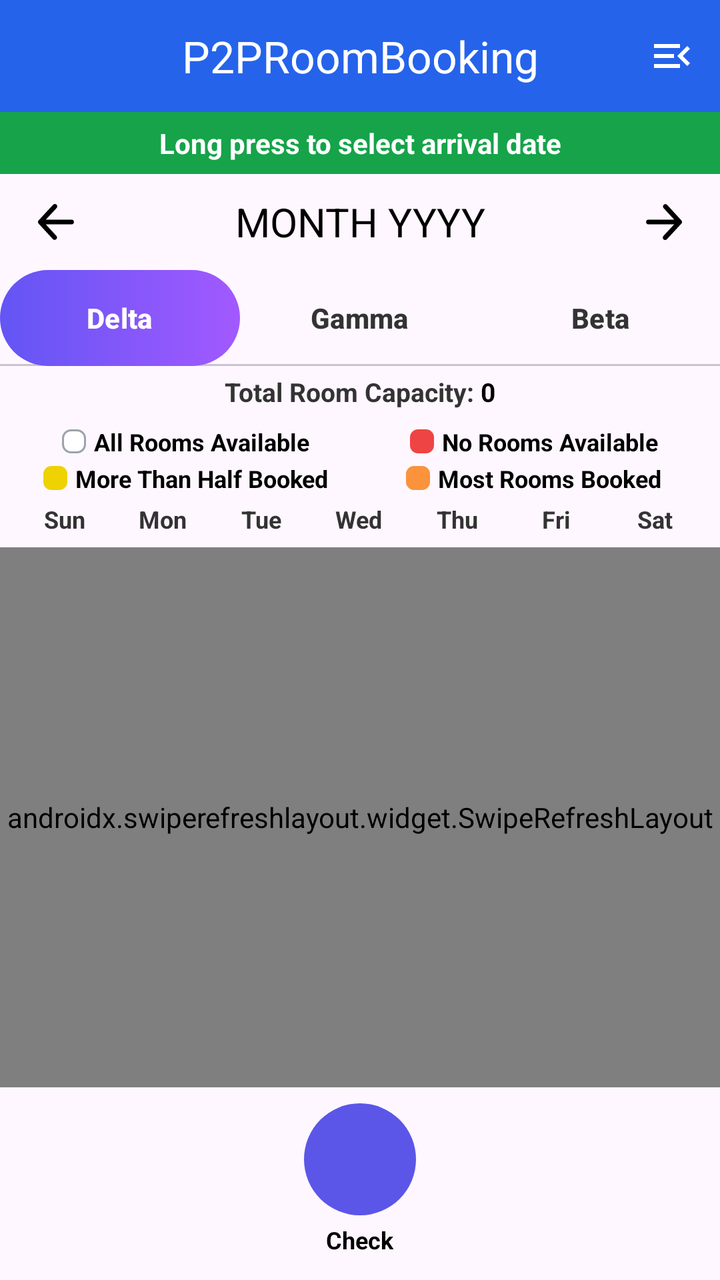
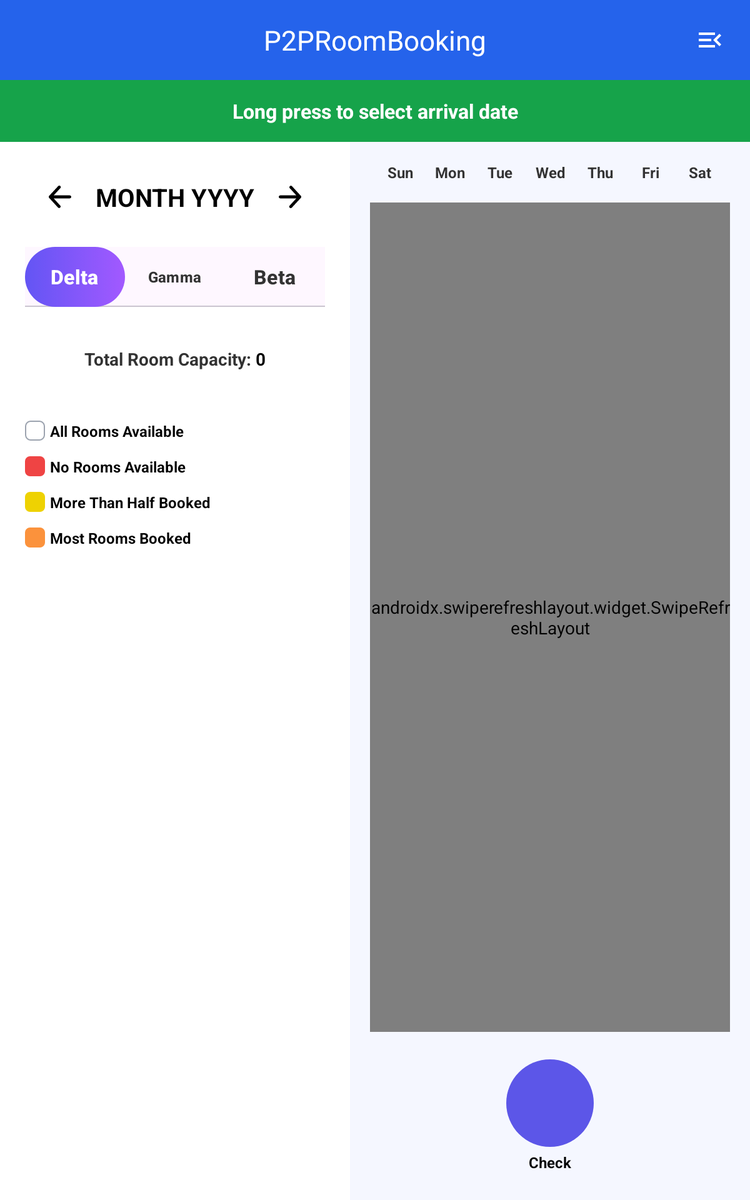

Compare how this app lays out the same screen by default and in its alternative resource folder. The renders come first, then the two layout files and the values they reference.
<!-- AndroidManifest.xml: application theme Theme.P2PRoomBooking -->
<!-- res/layout/activity_landing.xml -->
<?xml version="1.0" encoding="utf-8"?>
<androidx.constraintlayout.widget.ConstraintLayout
    xmlns:android="http://schemas.android.com/apk/res/android"
    xmlns:app="http://schemas.android.com/apk/res-auto"
    xmlns:tools="http://schemas.android.com/tools"
    android:id="@+id/main"
    android:layout_width="match_parent"
    android:layout_height="match_parent"
    tools:context=".booking.LandingActivity">

    <com.google.android.material.appbar.MaterialToolbar
        android:id="@+id/toolbar"
        android:layout_width="0dp"
        android:layout_height="@dimen/space_56"
        android:background="@color/info_blue"
        app:layout_constraintEnd_toEndOf="parent"
        app:layout_constraintStart_toStartOf="parent"
        app:layout_constraintTop_toTopOf="parent"
        app:menu="@menu/menu_landing_toolbar"
        app:title="@string/app_name"
        app:titleCentered="true"
        app:titleTextColor="@color/white" />

    <TextView
        android:id="@+id/bannerSelectedDateRange"
        android:layout_width="0dp"
        android:layout_height="wrap_content"
        android:background="@color/success_green"
        android:gravity="center"
        android:paddingStart="@dimen/space_16"
        android:paddingTop="@dimen/space_6"
        android:paddingEnd="@dimen/space_16"
        android:paddingBottom="@dimen/space_6"
        android:text="Long press to select arrival date"
        android:textColor="@color/white"
        android:textSize="@dimen/text_14"
        android:textStyle="bold"
        android:visibility="visible"
        app:layout_constraintEnd_toEndOf="parent"
        app:layout_constraintStart_toStartOf="parent"
        app:layout_constraintTop_toBottomOf="@id/toolbar"
        tools:text="Long press to select arrival date"
        tools:visibility="visible" />

    <LinearLayout
        android:id="@+id/monthyear"
        android:layout_width="0dp"
        android:layout_height="wrap_content"
        android:gravity="center"
        android:orientation="horizontal"
        app:layout_constraintEnd_toEndOf="parent"
        app:layout_constraintStart_toStartOf="parent"
        app:layout_constraintTop_toBottomOf="@id/bannerSelectedDateRange">

        <com.google.android.material.button.MaterialButton
            android:id="@+id/btnPreviousMonth"
            style="@style/MonthNavigationButtonStyle"
            android:contentDescription="Previous month"
            app:icon="@drawable/ic_back" />

        <com.google.android.material.textview.MaterialTextView
            android:id="@+id/tvMonthYear"
            android:layout_width="0dp"
            android:layout_height="wrap_content"
            android:layout_weight="1"
            android:gravity="center"
            android:text="Month YYYY"
            android:textColor="@color/black"
            android:textSize="@dimen/text_20"
            app:textAllCaps="true" />

        <com.google.android.material.button.MaterialButton
            android:id="@+id/btnNextMonth"
            style="@style/MonthNavigationButtonStyle"
            android:contentDescription="Next month"
            android:rotation="180"
            app:icon="@drawable/ic_back" />

    </LinearLayout>

    <com.google.android.material.tabs.TabLayout
        android:id="@+id/tabLayoutRooms"
        android:layout_width="0dp"
        android:layout_height="wrap_content"
        app:layout_constraintEnd_toEndOf="parent"
        app:layout_constraintStart_toStartOf="parent"
        app:layout_constraintTop_toBottomOf="@id/monthyear"
        app:tabBackground="@drawable/bg_room_tab_selector"
        app:tabGravity="fill"
        app:tabIndicatorHeight="0dp"
        app:tabMode="fixed"
        app:tabSelectedTextColor="@android:color/white"
        app:tabTextAppearance="@style/RoomTabTextStyle"
        app:tabTextColor="@color/detail_text_secondary">

        <com.google.android.material.tabs.TabItem
            android:layout_width="wrap_content"
            android:layout_height="wrap_content"
            android:text="Delta" />

        <com.google.android.material.tabs.TabItem
            android:layout_width="wrap_content"
            android:layout_height="wrap_content"
            android:text="Gamma" />

        <com.google.android.material.tabs.TabItem
            android:layout_width="wrap_content"
            android:layout_height="wrap_content"
            android:text="Beta" />

    </com.google.android.material.tabs.TabLayout>

    <LinearLayout
        android:id="@+id/layoutTotalRoomCapacity"
        android:layout_width="0dp"
        android:layout_height="wrap_content"
        android:gravity="center"
        android:orientation="horizontal"
        android:padding="@dimen/space_4"
        app:layout_constraintEnd_toEndOf="parent"
        app:layout_constraintStart_toStartOf="parent"
        app:layout_constraintTop_toBottomOf="@id/tabLayoutRooms">

        <com.google.android.material.textview.MaterialTextView
            android:layout_width="wrap_content"
            android:layout_height="wrap_content"
            android:text="Total Room Capacity: "
            android:textColor="@color/detail_text_secondary"
            android:textSize="@dimen/text_13"
            android:textStyle="bold" />

        <com.google.android.material.textview.MaterialTextView
            android:id="@+id/tvTotalRoomCapacity"
            android:layout_width="wrap_content"
            android:layout_height="wrap_content"
            android:text="0"
            android:textColor="@color/detail_text_primary"
            android:textSize="@dimen/text_13"
            android:textStyle="bold" />

    </LinearLayout>

    <LinearLayout
        android:id="@+id/layoutAvailabilityLegend"
        android:layout_width="0dp"
        android:layout_height="wrap_content"
        android:orientation="vertical"
        android:paddingHorizontal="@dimen/space_6"
        android:paddingVertical="@dimen/space_4"
        app:layout_constraintEnd_toEndOf="parent"
        app:layout_constraintStart_toStartOf="parent"
        app:layout_constraintTop_toBottomOf="@id/layoutTotalRoomCapacity">

        <LinearLayout
            android:layout_width="match_parent"
            android:layout_height="wrap_content"
            android:layout_marginBottom="@dimen/space_2"
            android:orientation="horizontal">

            <LinearLayout
                android:layout_width="0dp"
                android:layout_height="wrap_content"
                android:layout_weight="1"
                android:gravity="center"
                android:orientation="horizontal">

                <View
                    android:layout_width="@dimen/space_12"
                    android:layout_height="@dimen/space_12"
                    android:background="@drawable/bg_legend_available" />

                <TextView
                    style="@style/LegendTextStyle"
                    android:text="All Rooms Available" />

            </LinearLayout>

            <LinearLayout
                android:layout_width="0dp"
                android:layout_height="wrap_content"
                android:layout_weight="1"
                android:gravity="center"
                android:orientation="horizontal">

                <View
                    android:layout_width="@dimen/space_12"
                    android:layout_height="@dimen/space_12"
                    android:background="@drawable/bg_legend_not_available" />

                <TextView
                    style="@style/LegendTextStyle"
                    android:text="No Rooms Available" />

            </LinearLayout>

        </LinearLayout>

        <LinearLayout
            android:layout_width="match_parent"
            android:layout_height="wrap_content"
            android:orientation="horizontal">

            <LinearLayout
                android:layout_width="0dp"
                android:layout_height="wrap_content"
                android:layout_weight="1"
                android:gravity="center"
                android:orientation="horizontal">

                <View
                    android:layout_width="@dimen/space_12"
                    android:layout_height="@dimen/space_12"
                    android:background="@drawable/bg_legend_half_available" />

                <TextView
                    style="@style/LegendTextStyle"
                    android:text="More Than Half Booked" />

            </LinearLayout>

            <LinearLayout
                android:layout_width="0dp"
                android:layout_height="wrap_content"
                android:layout_weight="1"
                android:gravity="center"
                android:orientation="horizontal">

                <View
                    android:layout_width="@dimen/space_12"
                    android:layout_height="@dimen/space_12"
                    android:background="@drawable/bg_legend_less_than_half_available" />

                <TextView
                    style="@style/LegendTextStyle"
                    android:text="Most Rooms Booked" />

            </LinearLayout>

        </LinearLayout>

    </LinearLayout>

    <TextView
        android:id="@+id/tvAvailabilityStatus"
        android:layout_width="0dp"
        android:layout_height="wrap_content"
        android:gravity="center"
        android:paddingHorizontal="@dimen/space_16"
        android:paddingTop="@dimen/space_2"
        android:paddingBottom="@dimen/space_2"
        android:textColor="@color/text_secondary"
        android:textSize="@dimen/text_12"
        android:visibility="gone"
        app:layout_constraintEnd_toEndOf="parent"
        app:layout_constraintStart_toStartOf="parent"
        app:layout_constraintTop_toBottomOf="@id/layoutAvailabilityLegend" />

    <LinearLayout
        android:id="@+id/layoutWeekDays"
        android:layout_width="0dp"
        android:layout_height="wrap_content"
        android:orientation="horizontal"
        android:paddingStart="@dimen/space_8"
        android:paddingEnd="@dimen/space_8"
        app:layout_constraintEnd_toEndOf="parent"
        app:layout_constraintStart_toStartOf="parent"
        app:layout_constraintTop_toBottomOf="@id/tvAvailabilityStatus">

        <TextView
            style="@style/CalendarWeekDayTextStyle"
            android:text="Sun" />

        <TextView
            style="@style/CalendarWeekDayTextStyle"
            android:text="Mon" />

        <TextView
            style="@style/CalendarWeekDayTextStyle"
            android:text="Tue" />

        <TextView
            style="@style/CalendarWeekDayTextStyle"
            android:text="Wed" />

        <TextView
            style="@style/CalendarWeekDayTextStyle"
            android:text="Thu" />

        <TextView
            style="@style/CalendarWeekDayTextStyle"
            android:text="Fri" />

        <TextView
            style="@style/CalendarWeekDayTextStyle"
            android:text="Sat" />

    </LinearLayout>

    <androidx.swiperefreshlayout.widget.SwipeRefreshLayout
        android:id="@+id/swipeRefreshAvailability"
        android:layout_width="0dp"
        android:layout_height="0dp"
        android:layout_marginTop="@dimen/space_6"
        android:layout_marginBottom="@dimen/space_4"
        app:layout_constraintBottom_toTopOf="@id/layoutCreateBookingSticky"
        app:layout_constraintEnd_toEndOf="parent"
        app:layout_constraintStart_toStartOf="parent"
        app:layout_constraintTop_toBottomOf="@id/layoutWeekDays">

        <androidx.recyclerview.widget.RecyclerView
            android:id="@+id/rvAvailabilityGroups"
            android:layout_width="match_parent"
            android:layout_height="match_parent"
            android:clickable="true"
            android:clipToPadding="false"
            android:focusable="true"
            android:overScrollMode="never"
            android:paddingBottom="@dimen/space_12"
            android:scrollbars="none" />

    </androidx.swiperefreshlayout.widget.SwipeRefreshLayout>

    <LinearLayout
        android:id="@+id/layoutCreateBookingSticky"
        android:layout_width="wrap_content"
        android:layout_height="wrap_content"
        android:layout_marginBottom="@dimen/space_8"
        android:elevation="@dimen/space_8"
        android:gravity="center"
        android:orientation="horizontal"
        android:padding="@dimen/space_4"
        app:layout_constraintBottom_toBottomOf="parent"
        app:layout_constraintEnd_toEndOf="parent"
        app:layout_constraintStart_toStartOf="parent">

        <LinearLayout
            style="@style/BookingActionItem"
            android:layout_width="wrap_content"
            android:layout_height="wrap_content"
            android:gravity="center"
            android:orientation="vertical">

            <ImageButton
                android:id="@+id/btnCheckAvailability"
                style="@style/CheckAvailabilityIconButton"
                android:contentDescription="Check Availability"
                android:src="@drawable/ic_check_availability" />

            <TextView
                style="@style/BookingActionLabel"
                android:text="Check" />

        </LinearLayout>

    </LinearLayout>

</androidx.constraintlayout.widget.ConstraintLayout>
<!-- resources referenced by this layout -->
<resources>
  <color name="black">#FF000000</color>
  <color name="detail_text_primary">#000000</color>
  <color name="detail_text_secondary">#333333</color>
  <color name="info_blue">#2563EB</color>
  <color name="success_green">#16A34A</color>
  <color name="text_secondary">#667085</color>
  <color name="white">#FFFFFF</color>
  <dimen name="space_12">12dp</dimen>
  <dimen name="space_16">16dp</dimen>
  <dimen name="space_2">2dp</dimen>
  <dimen name="space_4">4dp</dimen>
  <dimen name="space_56">56dp</dimen>
  <dimen name="space_6">6dp</dimen>
  <dimen name="space_8">8dp</dimen>
  <dimen name="text_12">12sp</dimen>
  <dimen name="text_13">13sp</dimen>
  <dimen name="text_14">14sp</dimen>
  <dimen name="text_20">20sp</dimen>
  <!-- drawable bg_legend_available (drawable) -->
  <?xml version="1.0" encoding="utf-8"?>
  <shape xmlns:android="http://schemas.android.com/apk/res/android">
      <solid android:color="@android:color/white" />
      <stroke
          android:width="1dp"
          android:color="@color/palette_9ca3af" />
      <corners android:radius="4dp" />
  </shape>
  <!-- drawable bg_legend_half_available (drawable) -->
  <?xml version="1.0" encoding="utf-8"?>
  <shape xmlns:android="http://schemas.android.com/apk/res/android">
      <solid android:color="@color/availability_partially" />
      <corners android:radius="4dp" />
  </shape>
  <!-- drawable bg_legend_less_than_half_available (drawable) -->
  <?xml version="1.0" encoding="utf-8"?>
  <shape xmlns:android="http://schemas.android.com/apk/res/android">
      <solid android:color="@color/availability_less_than_half_available" />
      <corners android:radius="4dp" />
  </shape>
  <!-- drawable bg_legend_not_available (drawable) -->
  <?xml version="1.0" encoding="utf-8"?>
  <shape xmlns:android="http://schemas.android.com/apk/res/android">
      <solid android:color="@color/availability_not_available" />
      <corners android:radius="4dp" />
  </shape>
  <string name="app_name">P2PRoomBooking</string>
  <style name="BookingActionItem">
          <item name="android:layout_width">wrap_content</item>
          <item name="android:layout_height">wrap_content</item>
          <item name="android:gravity">center</item>
          <item name="android:orientation">vertical</item>
      </style>
  <style name="LegendTextStyle">
          <item name="android:layout_width">wrap_content</item>
          <item name="android:layout_height">wrap_content</item>
          <item name="android:layout_marginStart">@dimen/space_4</item>
          <item name="android:textColor">@color/detail_text_primary</item>
          <item name="android:textSize">@dimen/text_12</item>
          <item name="android:textStyle">bold</item>
      </style>
  <style name="RoomTabTextStyle" parent="TextAppearance.Design.Tab">
          <item name="android:textSize">@dimen/text_14</item>
          <item name="android:textStyle">bold</item>
          <item name="textAllCaps">false</item>
      </style>
  <style name="Theme.P2PRoomBooking" parent="Base.Theme.P2PRoomBooking" />
  <color name="palette_9ca3af">#9CA3AF</color>
  <color name="availability_partially">#EED202</color>
  <color name="availability_less_than_half_available">#FB923C</color>
  <color name="availability_not_available">#EF4444</color>
  <color name="palette_6355f4">#6355F4</color>
  <color name="palette_a259ff">#A259FF</color>
  <dimen name="space_24">24dp</dimen>
  <dimen name="space_10">10dp</dimen>
  <dimen name="space_48">48dp</dimen>
  <style name="Base.Theme.P2PRoomBooking" parent="Theme.Material3.DayNight.NoActionBar">
          
          
      </style>
  <color name="booking_icon_button_pressed_bg">#E2E8F0</color>
  <color name="primary_dark">#5C56E8</color>
  <!-- some entries are left out for length -->
</resources>
<!-- res/layout-sw600dp/activity_landing.xml (the repository's variant of the layout above) -->
<!-- drawn on a 7-inch tablet held upright -->
<?xml version="1.0" encoding="utf-8"?>
<androidx.constraintlayout.widget.ConstraintLayout
    xmlns:android="http://schemas.android.com/apk/res/android"
    xmlns:app="http://schemas.android.com/apk/res-auto"
    xmlns:tools="http://schemas.android.com/tools"
    android:id="@+id/main"
    android:layout_width="match_parent"
    android:layout_height="match_parent"
    android:background="@color/screen_bg"
    tools:context=".booking.LandingActivity">

    <com.google.android.material.appbar.MaterialToolbar
        android:id="@+id/toolbar"
        android:layout_width="0dp"
        android:layout_height="@dimen/space_64"
        android:background="@color/info_blue"
        app:layout_constraintEnd_toEndOf="parent"
        app:layout_constraintStart_toStartOf="parent"
        app:layout_constraintTop_toTopOf="parent"
        app:menu="@menu/menu_landing_toolbar"
        app:title="@string/app_name"
        app:titleCentered="true"
        app:titleTextColor="@color/white" />

    <TextView
        android:id="@+id/bannerSelectedDateRange"
        android:layout_width="0dp"
        android:layout_height="wrap_content"
        android:background="@color/success_green"
        android:gravity="center"
        android:paddingHorizontal="@dimen/space_32"
        android:paddingVertical="@dimen/space_14"
        android:text="Long press to select arrival date"
        android:textColor="@color/white"
        android:textSize="@dimen/text_16"
        android:textStyle="bold"
        app:layout_constraintEnd_toEndOf="parent"
        app:layout_constraintStart_toStartOf="parent"
        app:layout_constraintTop_toBottomOf="@id/toolbar" />

    <LinearLayout
        android:id="@+id/tabletCalendarControls"
        android:layout_width="@dimen/space_280"
        android:layout_height="0dp"
        android:background="@color/card_bg"
        android:orientation="vertical"
        android:padding="@dimen/space_20"
        app:layout_constraintBottom_toBottomOf="parent"
        app:layout_constraintStart_toStartOf="parent"
        app:layout_constraintTop_toBottomOf="@id/bannerSelectedDateRange">

        <LinearLayout
            android:id="@+id/monthyear"
            android:layout_width="match_parent"
            android:layout_height="wrap_content"
            android:gravity="center"
            android:orientation="horizontal">

            <com.google.android.material.button.MaterialButton
                android:id="@+id/btnPreviousMonth"
                style="@style/MonthNavigationButtonStyle"
                android:contentDescription="Previous month"
                app:icon="@drawable/ic_back" />

            <com.google.android.material.textview.MaterialTextView
                android:id="@+id/tvMonthYear"
                android:layout_width="0dp"
                android:layout_height="wrap_content"
                android:layout_weight="1"
                android:gravity="center"
                android:text="Month YYYY"
                android:textColor="@color/black"
                android:textSize="@dimen/text_20"
                android:textStyle="bold"
                app:textAllCaps="true" />

            <com.google.android.material.button.MaterialButton
                android:id="@+id/btnNextMonth"
                style="@style/MonthNavigationButtonStyle"
                android:contentDescription="Next month"
                android:rotation="180"
                app:icon="@drawable/ic_back" />
        </LinearLayout>

        <com.google.android.material.tabs.TabLayout
            android:id="@+id/tabLayoutRooms"
            android:layout_width="match_parent"
            android:layout_height="wrap_content"
            android:layout_marginTop="@dimen/space_16"
            app:tabBackground="@drawable/bg_room_tab_selector"
            app:tabGravity="fill"
            app:tabIndicatorHeight="0dp"
            app:tabMode="fixed"
            app:tabSelectedTextColor="@android:color/white"
            app:tabTextAppearance="@style/RoomTabTextStyle"
            app:tabTextColor="@color/detail_text_secondary">
            <com.google.android.material.tabs.TabItem android:layout_width="wrap_content" android:layout_height="wrap_content" android:text="Delta" />
            <com.google.android.material.tabs.TabItem android:layout_width="wrap_content" android:layout_height="wrap_content" android:text="Gamma" />
            <com.google.android.material.tabs.TabItem android:layout_width="wrap_content" android:layout_height="wrap_content" android:text="Beta" />
        </com.google.android.material.tabs.TabLayout>

        <LinearLayout
            android:id="@+id/layoutTotalRoomCapacity"
            android:layout_width="match_parent"
            android:layout_height="wrap_content"
            android:layout_marginTop="@dimen/space_20"
            android:gravity="center"
            android:orientation="horizontal"
            android:padding="@dimen/space_12">
            <TextView android:layout_width="wrap_content" android:layout_height="wrap_content" android:text="Total Room Capacity: " android:textColor="@color/detail_text_secondary" android:textSize="@dimen/text_14" android:textStyle="bold" />
            <TextView android:id="@+id/tvTotalRoomCapacity" android:layout_width="wrap_content" android:layout_height="wrap_content" android:text="0" android:textColor="@color/detail_text_primary" android:textSize="@dimen/text_14" android:textStyle="bold" />
        </LinearLayout>

        <LinearLayout
            android:id="@+id/layoutAvailabilityLegend"
            android:layout_width="match_parent"
            android:layout_height="wrap_content"
            android:layout_marginTop="@dimen/space_16"
            android:orientation="vertical">
            <LinearLayout style="@style/TabletLegendRow"><View style="@style/TabletLegendDot" android:background="@drawable/bg_legend_available" /><TextView style="@style/LegendTextStyle" android:text="All Rooms Available" /></LinearLayout>
            <LinearLayout style="@style/TabletLegendRow"><View style="@style/TabletLegendDot" android:background="@drawable/bg_legend_not_available" /><TextView style="@style/LegendTextStyle" android:text="No Rooms Available" /></LinearLayout>
            <LinearLayout style="@style/TabletLegendRow"><View style="@style/TabletLegendDot" android:background="@drawable/bg_legend_half_available" /><TextView style="@style/LegendTextStyle" android:text="More Than Half Booked" /></LinearLayout>
            <LinearLayout style="@style/TabletLegendRow"><View style="@style/TabletLegendDot" android:background="@drawable/bg_legend_less_than_half_available" /><TextView style="@style/LegendTextStyle" android:text="Most Rooms Booked" /></LinearLayout>
        </LinearLayout>

        <TextView
            android:id="@+id/tvAvailabilityStatus"
            android:layout_width="match_parent"
            android:layout_height="wrap_content"
            android:layout_marginTop="@dimen/space_12"
            android:gravity="center"
            android:textColor="@color/text_secondary"
            android:textSize="@dimen/text_12"
            android:visibility="gone" />
    </LinearLayout>

    <LinearLayout
        android:id="@+id/layoutWeekDays"
        android:layout_width="0dp"
        android:layout_height="wrap_content"
        android:orientation="horizontal"
        android:paddingHorizontal="@dimen/space_20"
        android:paddingTop="@dimen/space_16"
        app:layout_constraintEnd_toEndOf="parent"
        app:layout_constraintStart_toEndOf="@id/tabletCalendarControls"
        app:layout_constraintTop_toBottomOf="@id/bannerSelectedDateRange">
        <TextView style="@style/CalendarWeekDayTextStyle" android:text="Sun" /><TextView style="@style/CalendarWeekDayTextStyle" android:text="Mon" /><TextView style="@style/CalendarWeekDayTextStyle" android:text="Tue" /><TextView style="@style/CalendarWeekDayTextStyle" android:text="Wed" /><TextView style="@style/CalendarWeekDayTextStyle" android:text="Thu" /><TextView style="@style/CalendarWeekDayTextStyle" android:text="Fri" /><TextView style="@style/CalendarWeekDayTextStyle" android:text="Sat" />
    </LinearLayout>

    <androidx.swiperefreshlayout.widget.SwipeRefreshLayout
        android:id="@+id/swipeRefreshAvailability"
        android:layout_width="0dp"
        android:layout_height="0dp"
        android:layout_margin="@dimen/space_16"
        app:layout_constraintBottom_toTopOf="@id/layoutCreateBookingSticky"
        app:layout_constraintEnd_toEndOf="parent"
        app:layout_constraintStart_toEndOf="@id/tabletCalendarControls"
        app:layout_constraintTop_toBottomOf="@id/layoutWeekDays">
        <androidx.recyclerview.widget.RecyclerView
            android:id="@+id/rvAvailabilityGroups"
            android:layout_width="match_parent"
            android:layout_height="match_parent"
            android:clickable="true"
            android:clipToPadding="false"
            android:focusable="true"
            android:overScrollMode="never"
            android:paddingBottom="@dimen/space_24"
            android:scrollbars="none" />
    </androidx.swiperefreshlayout.widget.SwipeRefreshLayout>

    <LinearLayout
        android:id="@+id/layoutCreateBookingSticky"
        android:layout_width="wrap_content"
        android:layout_height="wrap_content"
        android:layout_marginBottom="@dimen/space_16"
        android:gravity="center"
        android:orientation="horizontal"
        android:padding="@dimen/space_6"
        app:layout_constraintBottom_toBottomOf="parent"
        app:layout_constraintEnd_toEndOf="parent"
        app:layout_constraintStart_toEndOf="@id/tabletCalendarControls">
        <LinearLayout style="@style/BookingActionItem">
            <ImageButton android:id="@+id/btnCheckAvailability" style="@style/CheckAvailabilityIconButton" android:contentDescription="Check Availability" android:src="@drawable/ic_check_availability" />
            <TextView style="@style/BookingActionLabel" android:text="Check" />
        </LinearLayout>
    </LinearLayout>

</androidx.constraintlayout.widget.ConstraintLayout>
<!-- resources referenced by the variant -->
<!-- as a 7-inch tablet held upright resolves them -->
<resources>
  <color name="black">#FF000000</color>
  <color name="card_bg">#FFFFFF</color>
  <color name="detail_text_primary">#000000</color>
  <color name="detail_text_secondary">#333333</color>
  <color name="info_blue">#2563EB</color>
  <color name="screen_bg">#F5F7FF</color>
  <color name="success_green">#16A34A</color>
  <color name="text_secondary">#667085</color>
  <color name="white">#FFFFFF</color>
  <dimen name="space_12">12dp</dimen>
  <dimen name="space_14">14dp</dimen>
  <dimen name="space_16">16dp</dimen>
  <dimen name="space_20">20dp</dimen>
  <dimen name="space_24">24dp</dimen>
  <dimen name="space_280">280dp</dimen>
  <dimen name="space_32">32dp</dimen>
  <dimen name="space_6">6dp</dimen>
  <dimen name="space_64">64dp</dimen>
  <dimen name="text_12">12sp</dimen>
  <dimen name="text_14">14sp</dimen>
  <dimen name="text_16">16sp</dimen>
  <dimen name="text_20">20sp</dimen>
  <!-- drawable bg_legend_available (drawable) -->
  <?xml version="1.0" encoding="utf-8"?>
  <shape xmlns:android="http://schemas.android.com/apk/res/android">
      <solid android:color="@android:color/white" />
      <stroke
          android:width="1dp"
          android:color="@color/palette_9ca3af" />
      <corners android:radius="4dp" />
  </shape>
  <!-- drawable bg_legend_half_available (drawable) -->
  <?xml version="1.0" encoding="utf-8"?>
  <shape xmlns:android="http://schemas.android.com/apk/res/android">
      <solid android:color="@color/availability_partially" />
      <corners android:radius="4dp" />
  </shape>
  <!-- drawable bg_legend_less_than_half_available (drawable) -->
  <?xml version="1.0" encoding="utf-8"?>
  <shape xmlns:android="http://schemas.android.com/apk/res/android">
      <solid android:color="@color/availability_less_than_half_available" />
      <corners android:radius="4dp" />
  </shape>
  <!-- drawable bg_legend_not_available (drawable) -->
  <?xml version="1.0" encoding="utf-8"?>
  <shape xmlns:android="http://schemas.android.com/apk/res/android">
      <solid android:color="@color/availability_not_available" />
      <corners android:radius="4dp" />
  </shape>
  <string name="app_name">P2PRoomBooking</string>
  <style name="BookingActionItem">
          <item name="android:layout_width">wrap_content</item>
          <item name="android:layout_height">wrap_content</item>
          <item name="android:gravity">center</item>
          <item name="android:orientation">vertical</item>
      </style>
  <!-- from res/values-sw600dp/ -->
  <style name="RoomTabTextStyle" parent="TextAppearance.Design.Tab">
          <item name="android:textSize">@dimen/text_16</item>
          <item name="android:textStyle">bold</item>
          <item name="textAllCaps">false</item>
      </style>
  <style name="TabletLegendDot">
          <item name="android:layout_width">@dimen/space_16</item>
          <item name="android:layout_height">@dimen/space_16</item>
      </style>
  <style name="TabletLegendRow">
          <item name="android:layout_width">match_parent</item>
          <item name="android:layout_height">wrap_content</item>
          <item name="android:layout_marginTop">@dimen/space_12</item>
          <item name="android:gravity">center_vertical</item>
          <item name="android:orientation">horizontal</item>
      </style>
  <style name="Theme.P2PRoomBooking" parent="Base.Theme.P2PRoomBooking" />
  <color name="palette_9ca3af">#9CA3AF</color>
  <color name="availability_partially">#EED202</color>
  <color name="availability_less_than_half_available">#FB923C</color>
  <color name="availability_not_available">#EF4444</color>
  <color name="palette_6355f4">#6355F4</color>
  <color name="palette_a259ff">#A259FF</color>
  <dimen name="space_4">4dp</dimen>
  <dimen name="space_70">70dp</dimen>
  <dimen name="space_56">56dp</dimen>
  <dimen name="space_48">48dp</dimen>
  <style name="Base.Theme.P2PRoomBooking" parent="Theme.Material3.DayNight.NoActionBar">
          
          
      </style>
  <color name="booking_icon_button_pressed_bg">#E2E8F0</color>
  <color name="primary_dark">#5C56E8</color>
  <!-- some entries are left out for length -->
</resources>
